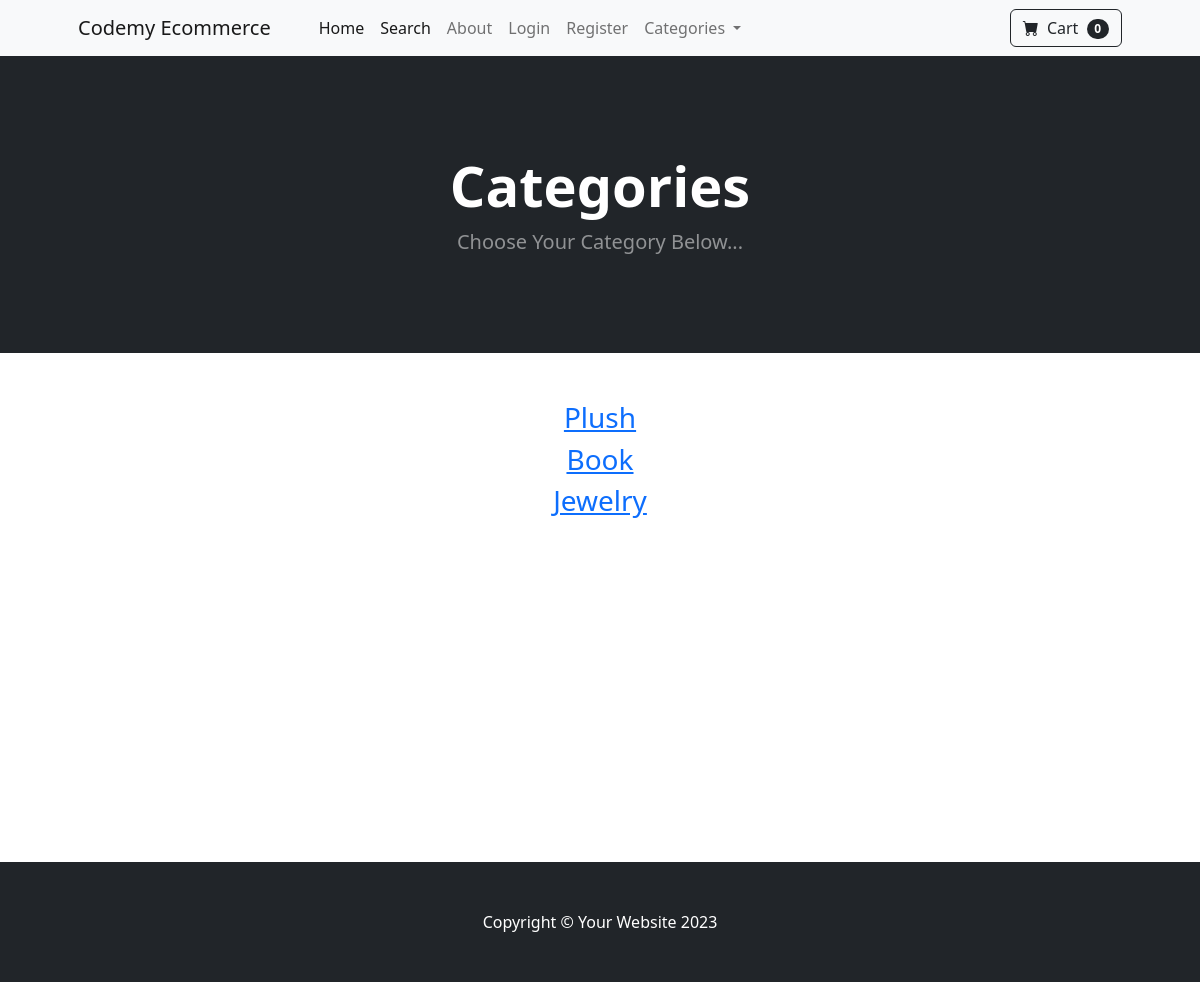
The app's page /category_summary/ with its own data.
### store/models.py (models this page shows)
class Category(models.Model):
	name = models.CharField(max_length=50)
	def __str__(self):
		return self.name
	class Meta:
		verbose_name_plural = 'categories'

### store/views.py (the view)
# urls.py: path('category_summary/', views.category_summary, name='category_summary'),
def category_summary(request):
    categories = Category.objects.all()
    return render(request, "category_summary.html", {"categories": categories})

### cart/cart.py (called while the page is built)
    def __len__(self):
        return len(self.cart)

### cart/context_processors.py (called while the page is built)
def cart(request):
	return {'cart': Cart(request)}

### store/templates/category_summary.html
{% extends 'base.html' %}
{% block content %}
<header class="bg-dark py-5">
  <div class="container px-4 px-lg-5 my-5">
    <div class="text-center text-white">
      <h1 class="display-4 fw-bolder">Categories</h1>
      <p class="lead fw-normal text-white-50 mb-0">Choose Your Category Below...</p>
    </div>
  </div>
</header>
<div class="container">
  <div class="row">
    <center>
      <div class="col-8">
        <br/><br/>
        {% for category in categories %}
				<h3><a href="{% url 'category' category %}">{{ category }}</a></h3>
        {% endfor %}
				<br/><br/><br/><br/><br/><br/><br/><br/><br/><br/><br/><br/><br/><br/>
      </div>
    </center>
  </div>
</div>
{% endblock %}

### records on screen
Category: name "Plush"
Category: name "Book"
Category: name "Jewelry"

### other values on screen
{{ cart|length }} "0"
